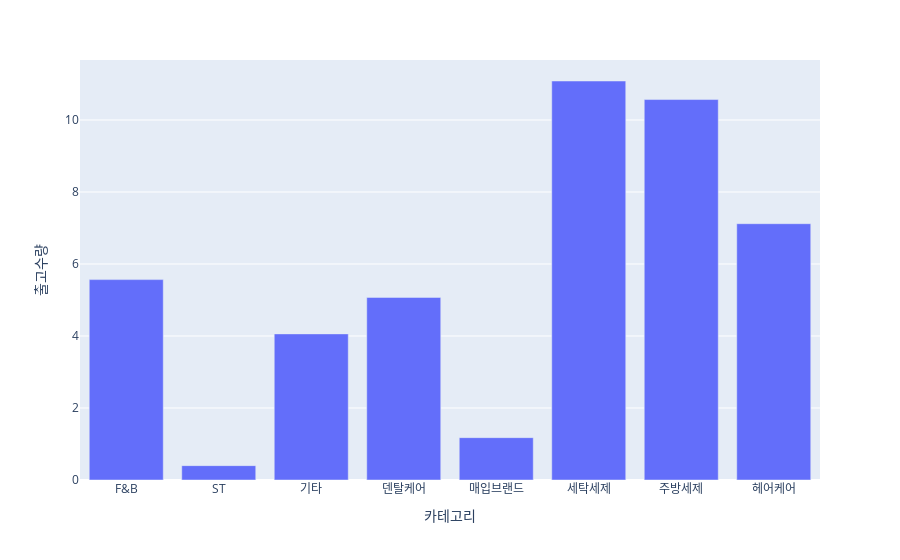

Write notebook code for a chart like this one.
### Code cell
# Plotly Bar Chat 시각화 (Pivot Table 데이터를 변환해 시각화)
p1 = df1.pivot_table(index = '카테고리', values = '출고수량', aggfunc = 'mean').reset_index()
px.bar(p1, x = '카테고리', y = '출고수량')

### Figure 1 — Plotly figure (JSON) as saved in the notebook; plotly's stock layout.template omitted (floating-point values rounded to 4 significant figures)
{"data": [{"alignmentgroup": "True", "hovertemplate": "카테고리=%{x}<br>출고수량=%{y}<extra></extra>", "legendgroup": "", "marker": {"color": "#636efa", "pattern": {"shape": ""}}, "name": "", "offsetgroup": "", "orientation": "v", "showlegend": false, "textposition": "auto", "type": "bar", "x": ["F&B", "ST", "기타", "덴탈케어", "매입브랜드", "세탁세제", "주방세제", "헤어케어"], "xaxis": "x", "y": [5.566, 0.399, 4.059, 5.072, 1.176, 11.08, 10.57, 7.119], "yaxis": "y"}], "layout": {"autosize": true, "barmode": "relative", "legend": {"tracegroupgap": 0}, "margin": {"t": 60}, "xaxis": {"anchor": "y", "autorange": true, "domain": [0, 1], "range": [-0.5, 7.5], "title": {"text": "카테고리"}, "type": "category"}, "yaxis": {"anchor": "x", "autorange": true, "domain": [0, 1], "range": [0, 11.67], "title": {"text": "출고수량"}, "type": "linear"}}}
